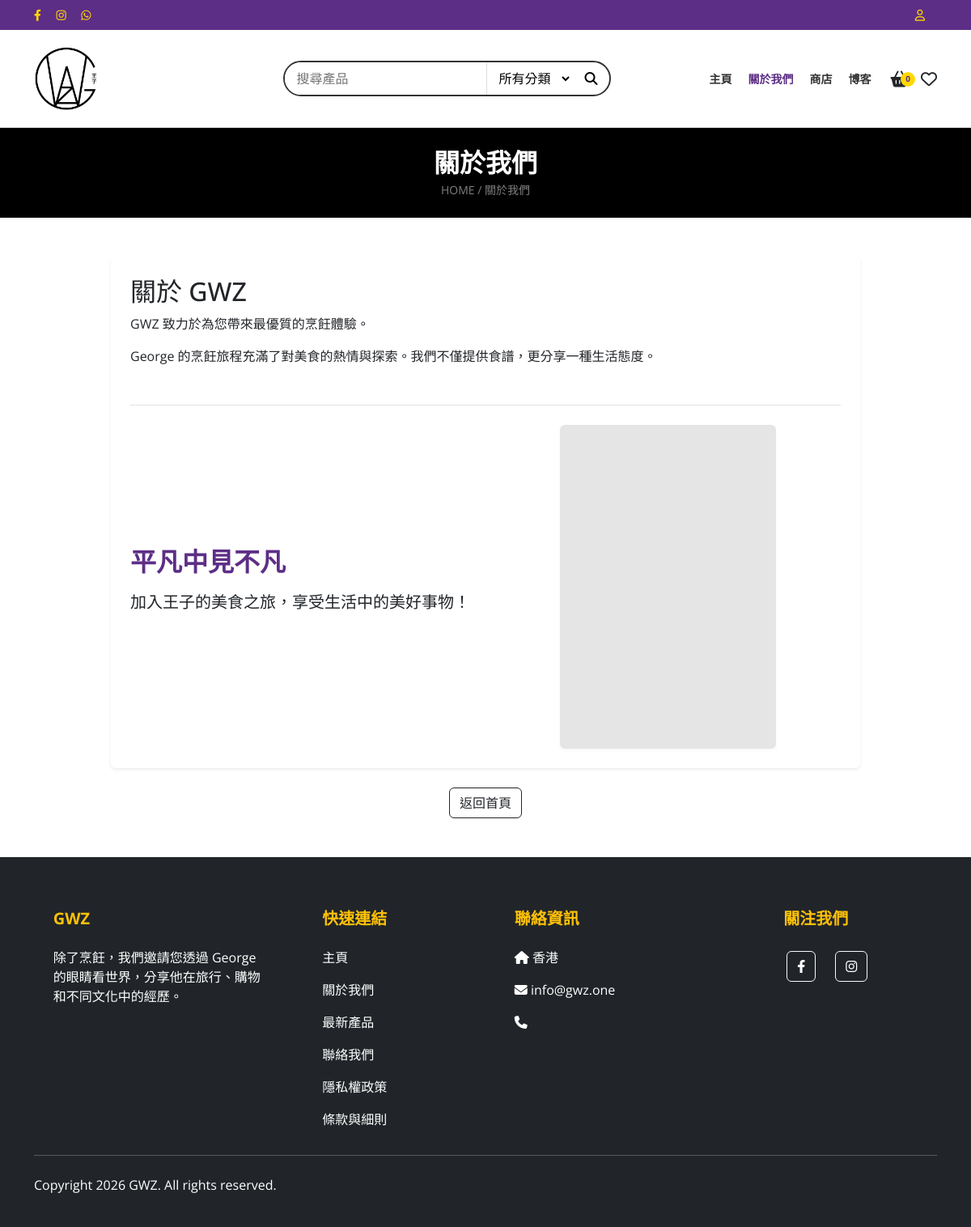
Page /pages/about-us/ on the committed database.
### store/models.py (models this page shows, shortened)
class SiteSettings(models.Model):
    site_name = models.CharField(max_length=100, default="My E-Shop", verbose_name=_("Site Name"))
    logo = models.ImageField(upload_to='site/', blank=True, null=True, verbose_name=_("Logo"))
    hero_banner = models.ImageField(upload_to='site/', blank=True, null=True, verbose_name=_("Hero Banner"))
    hero_title = models.CharField(max_length=200, blank=True, verbose_name=_("Hero Title"))
    hero_subtitle = models.CharField(max_length=200, blank=True, verbose_name=_("Hero Subtitle"))
    hero_button_text = models.CharField(max_length=50, blank=True, verbose_name=_("Hero Button Text"))
    hero_link = models.URLField(blank=True, verbose_name=_("Hero Link"))
    feature_title = models.CharField(max_length=200, blank=True, default="我們有什麽", verbose_name=_("Feature Title"))
    feature_subtitle = models.CharField(max_length=500, blank=True, default="加入我們對食物的精雕細琢之旅，感受我們的美食文化與獨特風格", verbose_name=_("Feature Subtitle"))
    feature_image = models.ImageField(upload_to='site/', blank=True, null=True, verbose_name=_("Feature Image"))
    founder_image = models.ImageField(upload_to='site/', blank=True, null=True, verbose_name=_("Founder Image"))
    founder_name = models.CharField(max_length=100, blank=True, default="王子", verbose_name=_("Founder Name"))
    founder_intro_title = models.CharField(max_length=200, blank=True, default="平凡中見不凡", verbose_name=_("Founder Intro Title"))
    founder_intro_text = models.TextField(blank=True, default="加入王子的美食之旅，享受生活中的美好事物！", verbose_name=_("Founder Intro Text"))
    contact_phone = models.CharField(max_length=50, blank=True, verbose_name=_("Contact Phone"))
    contact_email = models.EmailField(blank=True, verbose_name=_("Contact Email"))
    contact_address = models.CharField(max_length=255, blank=True, verbose_name=_("Contact Address"))
    contact_opening_hours = models.CharField(max_length=255, blank=True, default="週一至週日: 10:00AM - 10:00PM", verbose_name=_("Opening Hours"))
    footer_about = models.TextField(blank=True, verbose_name=_("Footer About"))
    footer_copyright = models.CharField(max_length=200, blank=True, default="Copyright © 2026 GWZ", verbose_name=_("Footer Copyright"))
    facebook_url = models.URLField(blank=True, verbose_name=_("Facebook URL"))
    instagram_url = models.URLField(blank=True, verbose_name=_("Instagram URL"))
    whatsapp_url = models.URLField(blank=True, verbose_name=_("WhatsApp URL"))
    facebook_pixel_id = models.CharField(max_length=50, blank=True, help_text="Example: 123456789", verbose_name=_("Facebook Pixel ID"))
    google_analytics_id = models.CharField(max_length=50, blank=True, help_text="Example: G-XXXXXXXXXX", verbose_name=_("Google Analytics ID"))
    smtp_host = models.CharField(max_length=200, blank=True, verbose_name=_("SMTP Host"))
    smtp_port = models.IntegerField(default=587, verbose_name=_("SMTP Port"))
    smtp_user = models.CharField(max_length=200, blank=True, verbose_name=_("SMTP User"))
    smtp_password = models.CharField(max_length=200, blank=True, verbose_name=_("SMTP Password"))
    smtp_use_tls = models.BooleanField(default=True, verbose_name=_("Use TLS"))
    smtp_from_email = models.EmailField(blank=True, verbose_name=_("From Email"))
    menu_home_text = models.CharField(max_length=50, default="主頁", verbose_name=_("Menu Home Text"))
    menu_store_text = models.CharField(max_length=50, default="商店", verbose_name=_("Menu Store Text"))
    menu_about_text = models.CharField(max_length=50, default="關於我們", verbose_name=_("Menu About Text"))
    menu_blog_text = models.CharField(max_length=50, default="博客", verbose_name=_("Menu Blog Text"))
    menu_contact_text = models.CharField(max_length=50, default="聯絡我們", verbose_name=_("Menu Contact Text"))
    menu_tutorial_text = models.CharField(max_length=50, default="購物流程教學", verbose_name=_("Menu Tutorial Text"))
    menu_tutorial_link = models.CharField(max_length=200, default="#", verbose_name=_("Menu Tutorial Link"))
    top_bar_bg_color = models.CharField(max_length=20, default="#F50057", verbose_name=_("Top Bar Bg Color"), help_text=_("Hex color code (e.g. #F50057)"))
    navbar_bg_color = models.CharField(max_length=20, default="#D32F2F", verbose_name=_("Navbar Bg Color"), help_text=_("Hex color code (e.g. #D32F2F)"))
    navbar_text_color = models.CharField(max_length=20, default="#ffffff", verbose_name=_("Navbar Text Color"), help_text=_("Hex color code (e.g. #ffffff)"))
    navbar_items = models.TextField(default="HP, CANON, BROTHER, EPSON, SAMSUNG, XEROX, PANTUM, LEXMARK, KODAK, 其他商品", verbose_name=_("Navbar Items"), help_text=_("Comma separated list"))
    product_label_bg_color = models.CharField(max_length=20, default="#D32F2F", verbose_name=_("Product Label Bg Color"))
    product_label_text_color = models.CharField(max_length=20, default="#ffffff", verbose_name=_("Product Label Text Color"))
    class Meta:
        verbose_name = _("Site Settings")
        verbose_name_plural = _("Site Settings")

class Page(models.Model):
    title = models.CharField(max_length=200, verbose_name=_("Title"))
    slug = models.SlugField(unique=True, verbose_name=_("Slug"))
    content = RichTextField(verbose_name=_("Content"))
    is_active = models.BooleanField(default=True, verbose_name=_("Active"))
    created_at = models.DateTimeField(auto_now_add=True, verbose_name=_("Created At"))
    updated_at = models.DateTimeField(auto_now=True, verbose_name=_("Updated At"))
    class Meta:
        verbose_name = _("Page")
        verbose_name_plural = _("Pages")

### store/views.py (the view)
# urls.py: path('pages/<slug:slug>/', views.page_detail, name='page_detail'),
def page_detail(request, slug):
    page = get_object_or_404(Page, slug=slug, is_active=True)
    return render(request, 'store/page_detail.html', {'page': page})

### templates/store/page_detail.html (shortened to what this page needs)
{% extends 'base.html' %}
{% load i18n %}
{% block content %}
<div class="bg-black text-white py-4 mb-5">
    <div class="container text-center">
        <h1 class="h2 fw-bold mb-1">{{ page.title }}</h1>
        <p class="small text-uppercase mb-0 text-white-50">{% trans "HOME" %} / {{ page.title }}</p>
    </div>
</div>
<div class="container mb-5">
    <div class="row justify-content-center">
        <div class="col-lg-10">
            <div class="bg-white p-4 rounded shadow-sm">
                {{ page.content|safe }}
                {% if page.slug == 'about-us' %}
                <div class="mt-5 pt-4 border-top">
                    <div class="row align-items-center">
                        <div class="col-md-6 text-center text-md-start order-md-1 order-2">
                            <h2 class="fw-bold mb-3" style="color: var(--primary-purple);">
                                {% if site_settings.founder_intro_title %}
                                    {{ site_settings.founder_intro_title }}
                                {% else %}
                                    {% trans "Extraordinary in the Ordinary" %}
                                {% endif %}
                            </h2>
                            <p class="lead">
                                {% if site_settings.founder_intro_text %}
                                    {{ site_settings.founder_intro_text }}
                                {% else %}
                                    {% trans "Join Prince's culinary journey and enjoy the beautiful things in life!" %}
                                {% endif %}
                            </p>
                        </div>
                        <div class="col-md-6 text-center order-md-2 order-1 mb-4 mb-md-0">
                            {% if site_settings.founder_image %}
                            <img src="{{ site_settings.founder_image.url }}" class="img-fluid rounded shadow-sm" alt="{{ site_settings.founder_name }}" style="max-height: 400px; width: auto;">
                            {% else %}
                            <img src="https://placehold.co/400x600?text=Prince+Image" class="img-fluid rounded shadow-sm" alt="{% trans 'Prince' %}" style="max-height: 400px; width: auto; opacity: 0.5;">
                            {% endif %}
                        </div>
                    </div>
                </div>
                {% endif %}
            </div>
        </div>
    </div>
    <div class="text-center mt-4">
        <a href="{% url 'product_list' %}" class="btn btn-outline-dark">{% trans "Back to Home" %}</a>
    </div>
</div>
{% endblock %}

### templates/base.html (shortened to what this page needs)
<!doctype html>
{% load i18n %}
<html lang="{{ LANGUAGE_CODE }}">
<head>
  {% load static %}
  <link href="https://cdn.jsdelivr.net/npm/bootstrap@5.3.3/dist/css/bootstrap.min.css" rel="stylesheet">
  <link rel="stylesheet" href="https://cdnjs.cloudflare.com/ajax/libs/font-awesome/6.4.0/css/all.min.css">
  <link rel="stylesheet" href="{% static 'css/style.css' %}">
</head>
<body>
  <div class="top-bar" style="background-color: {{ site_settings.top_bar_bg_color|default:'#F50057' }};">
    <div class="container d-flex justify-content-between align-items-center">
      <div class="social-icons">
        <a href="{{ site_settings.facebook_url|default:'#' }}"><i class="fab fa-facebook-f"></i></a>
        <a href="{{ site_settings.instagram_url|default:'#' }}"><i class="fab fa-instagram"></i></a>
        <a href="{{ site_settings.whatsapp_url|default:'#' }}"><i class="fab fa-whatsapp"></i></a>
      </div>
      <div class="d-flex align-items-center">
        {% if user.is_authenticated %}
            <a href="{% url 'profile' %}" class="text-white ms-2"><i class="fas fa-user"></i> {{ user.username }}</a>
            <form method="post" action="{% url 'logout' %}" class="d-inline ms-2">
                {% csrf_token %}
                <button type="submit" class="btn btn-link text-white p-0" style="font-size: 0.9rem;">{% trans "Logout" %}</button>
            </form>
        {% else %}
            <a href="{% url 'login' %}"><i class="far fa-user"></i></a>
        {% endif %}
      </div>
    </div>
  </div>
  <header class="main-header">
    <div class="container">
      <div class="row align-items-center">
        <div class="col-6 col-md-3 col-lg-3 d-flex align-items-center">
          <a href="{% url 'product_list' %}" class="text-decoration-none">
            <div class="d-flex align-items-center">
               {% if site_settings.logo %}
                 <img src="{{ site_settings.logo.url }}" alt="{{ site_settings.site_name }}" style="max-height: 80px; width: auto;">
               {% else %}
                 <img src="{% static 'img/logo.png' %}" alt="GWZ Logo" style="max-height: 80px; width: auto;">
               {% endif %}
            </div>
          </a>
        </div>
        <div class="col-12 col-md-5 col-lg-5 order-3 order-md-2 mt-3 mt-md-0">
          <form class="search-container" action="{% url 'product_list' %}" method="get">
            <input type="text" name="q" class="search-input" placeholder="{% trans 'Search products' %}" value="{{ search_query|default:'' }}">
            <select class="search-select d-none d-sm-block" name="category" onchange="this.form.submit()">
              <option value="">{% trans "All Categories" %}</option>
            </select>
            <button type="submit" class="search-btn">
              <i class="fas fa-search"></i>
            </button>
          </form>
        </div>
        <div class="col-6 col-md-4 col-lg-4 order-2 order-md-3">
          <div class="d-flex justify-content-end align-items-center">
            <div class="nav-links d-none d-lg-flex">
            <a href="{% url 'product_list' %}" class="{% if request.path == '/' %}active{% endif %}">{% if site_settings.menu_home_text %}{{ site_settings.menu_home_text }}{% else %}{% trans "Home" %}{% endif %}</a>
            <a href="{% url 'page_detail' 'about-us' %}" class="{% if '/pages/about-us/' in request.path %}active{% endif %}">{% if site_settings.menu_about_text %}{{ site_settings.menu_about_text }}{% else %}{% trans "About Us" %}{% endif %}</a>
            <a href="{% url 'shop' %}" class="{% if '/shop/' in request.path %}active{% endif %}">{% if site_settings.menu_store_text %}{{ site_settings.menu_store_text }}{% else %}{% trans "Store" %}{% endif %}</a>
            <a href="{% url 'page_detail' 'blog' %}" class="{% if '/pages/blog/' in request.path %}active{% endif %}">{% if site_settings.menu_blog_text %}{{ site_settings.menu_blog_text }}{% else %}{% trans "Blog" %}{% endif %}</a>
          </div>
            <div class="header-icons ms-4">
              <a href="#" class="cart-icon text-dark text-decoration-none" data-bs-toggle="offcanvas" data-bs-target="#shoppingCartOffcanvas" aria-controls="shoppingCartOffcanvas">
                <i class="fas fa-shopping-basket fa-lg"></i>
                <span class="cart-badge">{{ cart_item_count|default:0 }}</span>
              </a>
              <a href="{% url 'wishlist' %}" class="text-dark"><i class="far fa-heart fa-lg"></i></a>
            </div>
          </div>
        </div>
      </div>
    </div>
  </header>
  <main>
    {% block content %}{% endblock %}
  </main>
  <footer class="bg-dark text-white pt-5 pb-4 mt-5">
    <div class="container">
      <div class="row">
        <div class="col-md-3 col-lg-3 col-xl-3 mx-auto mt-3">
          <h5 class="text-uppercase mb-4 fw-bold text-warning">{{ site_settings.site_name|default:"GWZ" }}</h5>
          <p>
            {% trans "Beyond cooking, we invite you to see the world through George's eyes, sharing his experiences in travel, shopping, and different cultures." %}
          </p>
        </div>
        <div class="col-md-2 col-lg-2 col-xl-2 mx-auto mt-3">
          <h5 class="text-uppercase mb-4 fw-bold text-warning">{% trans "Quick Links" %}</h5>
          <p><a href="{% url 'product_list' %}" class="text-white text-decoration-none">{% if site_settings.menu_home_text %}{{ site_settings.menu_home_text }}{% else %}{% trans "Home" %}{% endif %}</a></p>
          <p><a href="{% url 'page_detail' 'about-us' %}" class="text-white text-decoration-none">{% if site_settings.menu_about_text %}{{ site_settings.menu_about_text }}{% else %}{% trans "About Us" %}{% endif %}</a></p>
          <p><a href="{% url 'product_list' %}" class="text-white text-decoration-none">{% trans "Latest Products" %}</a></p>
          <p><a href="{% url 'contact' %}" class="text-white text-decoration-none">{% if site_settings.menu_contact_text %}{{ site_settings.menu_contact_text }}{% else %}{% trans "Contact Us" %}{% endif %}</a></p>
          <p><a href="{% url 'page_detail' 'privacy' %}" class="text-white text-decoration-none">{% trans "Privacy Policy" %}</a></p>
          <p><a href="{% url 'page_detail' 'terms' %}" class="text-white text-decoration-none">{% trans "Terms & Conditions" %}</a></p>
        </div>
        <div class="col-md-4 col-lg-3 col-xl-3 mx-auto mt-3">
          <h5 class="text-uppercase mb-4 fw-bold text-warning">{% trans "Contact Info" %}</h5>
          <p><i class="fas fa-home mr-3"></i> {{ site_settings.contact_address|default:"Hong Kong" }}</p>
          <p><i class="fas fa-envelope mr-3"></i> {{ site_settings.contact_email|default:"info@gwz.one" }}</p>
          <p><i class="fas fa-phone mr-3"></i> {{ site_settings.contact_phone|default:"" }}</p>
        </div>
        <div class="col-md-3 col-lg-2 col-xl-2 mx-auto mt-3">
           <h5 class="text-uppercase mb-4 fw-bold text-warning">{% trans "Follow Us" %}</h5>
           <div class="d-flex gap-3">
             <a href="{{ site_settings.facebook_url|default:'#' }}" class="btn btn-outline-light btn-floating m-1 text-white" role="button"><i class="fab fa-facebook-f"></i></a>
             <a href="{{ site_settings.instagram_url|default:'#' }}" class="btn btn-outline-light btn-floating m-1 text-white" role="button"><i class="fab fa-instagram"></i></a>
           </div>
        </div>
      </div>
      <hr class="mb-4">
      <div class="row align-items-center">
        <div class="col-md-7 col-lg-8">
          <p>{{ site_settings.footer_copyright|default:"Copyright © 2026 GWZ. All rights reserved." }}</p>
        </div>
      </div>
    </div>
  </footer>
</body>
</html>

### rows in the picture
SiteSettings: menu_home_text "主頁", menu_about_text "關於我們", menu_store_text "商店", menu_blog_text "博客", founder_intro_title "平凡中見不凡", founder_intro_text "加入王子的美食之旅，享受生活中的美好事物！", site_name "GWZ", menu_contact_text "聯絡我們", contact_address "香港", contact_email "info@gwz.one", footer_copyright "Copyright 2026 GWZ. All rights reserved."
Page: title "關於我們", content "關於 GWZ GWZ 致力於為您帶來最優質的烹飪體驗。 George 的烹飪旅程充滿了對美食的熱情與探索。我們不僅提供食譜，更分享一種生活態度。"

### other values in the picture
{{ cart_item_count|default:0 }} "0"
